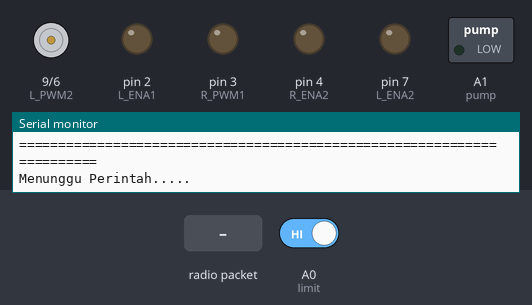
This sketch was run on a simulated Arduino Uno, built with avr-gcc and run on an emulated ATmega328P. Shown: motor-driver pin pairs drawn as motors (green arrow = first pin HIGH = forward, orange = second pin HIGH = backward, longer = more drive, scaled by the enable pin), switched loads named in the sketch (green lamp = pin HIGH), output pins drawn as LEDs (lit = HIGH), the last lines printed to the serial monitor. Inputs (shaded band) come from the test bench; at power-on: A0 (limit) HIGH. No radio packets arrive unless stated; pins used as bus, display or sensor lines are not drawn.

Above: at 3.3 s.
3.4 s: A0 (limit) driven LOW
At 4.6 s:
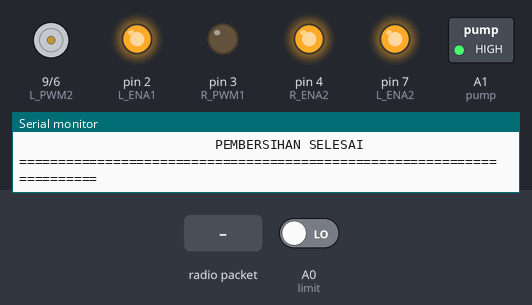
4.9 s: A0 (limit) driven HIGH
At 6.0 s:
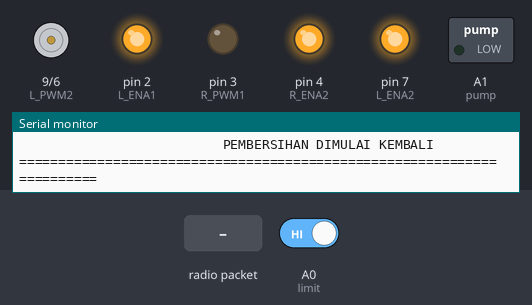
6.4 s: radio packet "ON" arrives
At 7.1 s:
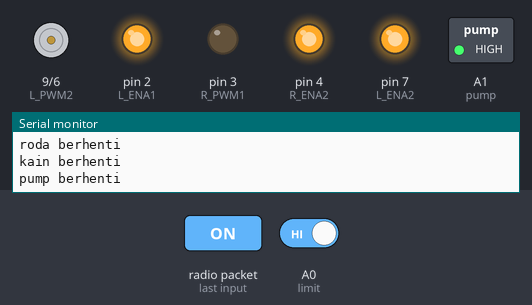
Timing chart, 0 to 9.4 s (numbered marks = the images above; inputs shaded):
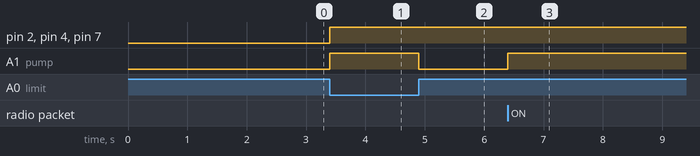

Measured:
- after the input at 3.4 s, pin 2 (L_ENA1), pin 4 (R_ENA2), pin 7 (L_ENA2), A1 (pump): LOW → HIGH at once
- after the input at 4.9 s, A1 (pump): HIGH → LOW at once
- after the input at 6.4 s, A1 (pump): LOW → HIGH at once

The sketch:

mainboard.ino
```cpp
#include <SPI.h>
#include <nRF24L01.h>
#include <RF24.h>
RF24 radio(8, 10); // CE, CSN

int R_PWM1 = 3;
int L_PWM1 = 5;
int R_ENA1 = 1;
int L_ENA1 = 2;

int R_PWM2 = 6;
int L_PWM2 = 9;
int R_ENA2 = 4;
int L_ENA2 = 7;

int stat = 0; //1:sistem jalan, 2:sistem stop

#define limit A0
#define pump  A1
void setup() {
  Serial.begin(9600);
  radio.begin();
  radio.openReadingPipe(1, 0xF0F0F0E1LL);
  radio.setPALevel(RF24_PA_LOW);

  pinMode(R_PWM1,OUTPUT);
  pinMode(L_PWM1,OUTPUT);
  pinMode(R_ENA1,OUTPUT);
  pinMode(L_ENA1,OUTPUT);

  pinMode(R_PWM2,OUTPUT);
  pinMode(L_PWM2,OUTPUT);
  pinMode(R_ENA2,OUTPUT);
  pinMode(L_ENA2,OUTPUT);

  pinMode(limit, INPUT_PULLUP);
  pinMode(pump, OUTPUT);


  Serial.println("=======================================================================");
  Serial.println("                          PERSIAPAN SISTEM                             ");
  Serial.println("=======================================================================");
  Serial.println("\n\n\n");

  Serial.println("Menunggu Perintah.....");

  delay(2000);

}

void loop(){
  if(digitalRead(limit) == LOW){
    Serial.println("\n\n\n");
    stop_();
    Serial.println("roda berhenti");
    berhenti_putar();
    Serial.println("kain berhenti");
    digitalWrite(pump, HIGH);
    Serial.println("pump berhenti");
    Serial.println("\n\n\n");


    Serial.println("=======================================================================");
    Serial.println("                         PEMBERSIHAN SELESAI                           ");
    Serial.println("=======================================================================");
    Serial.println("\n\n\n");

    while(1){
      radio.startListening();
      const char text[] = "";
      if (radio.available()) {
        while (radio.available()){
          radio.read(&text, sizeof(text));
        }
      }

      if(digitalRead(limit) == HIGH){
        putar(255);

        Serial.println("kain aktif kembali");
        digitalWrite(pump, LOW);
        Serial.println("pompa aktif kembali");
        delay(300);

        Serial.println("\n\n\n");
        Serial.println("=======================================================================");
        Serial.println("                          PEMBERSIHAN DIMULAI KEMBALI                             ");
        Serial.println("=======================================================================");
        Serial.println("\n\n\n");

        break;
      }
    }
  }
  else{
    radio.startListening();
    const char text[] = "";
    if (radio.available()) {
      while (radio.available()){
        radio.read(&text, sizeof(text));
      }
      if(text == "ON"){
        digitalWrite(pump, LOW); //pump aktif
        Serial.println("pump aktif");
        delay(5000);

        putar(255);
        Serial.println("kain aktif");
        delay(5000);

        maju(255);
        Serial.println("Roda aktif");
        delay(5000);
      }
      else{
        Serial.println("\n\n\n");
        stop_();
        Serial.println("roda berhenti");
        berhenti_putar();
        Serial.println("kain berhenti");
        digitalWrite(pump, HIGH);
        Serial.println("pump berhenti");
        Serial.println("\n\n\n");
      }
    }
  }
}
//----------------------------------------------------------------------------------//
void maju(int pwm){
  digitalWrite(R_ENA1,HIGH);
  digitalWrite(L_ENA1,HIGH);
  analogWrite (L_PWM1,pwm);
  analogWrite (R_PWM1,0);
}
void mundur(int pwm){
  digitalWrite(R_ENA1,HIGH);
  digitalWrite(L_ENA1,HIGH);
  analogWrite (L_PWM1,0);
  analogWrite (R_PWM1,pwm);
}
void stop_(){
  digitalWrite(R_ENA1,HIGH);
  digitalWrite(L_ENA1,HIGH);
  analogWrite (L_PWM1,0);
  analogWrite (R_PWM1,0);
}
//----------------------------------------------------------------------------------//
void putar(int pwm){
  digitalWrite(R_ENA2,HIGH);
  digitalWrite(L_ENA2,HIGH);
  analogWrite(L_PWM2,pwm);
  analogWrite(R_PWM2,0);
}
void berhenti_putar(){
  digitalWrite(R_ENA2,HIGH);
  digitalWrite(L_ENA2,HIGH);
  analogWrite(L_PWM2,0);
  analogWrite(R_PWM2,0);
}
```
